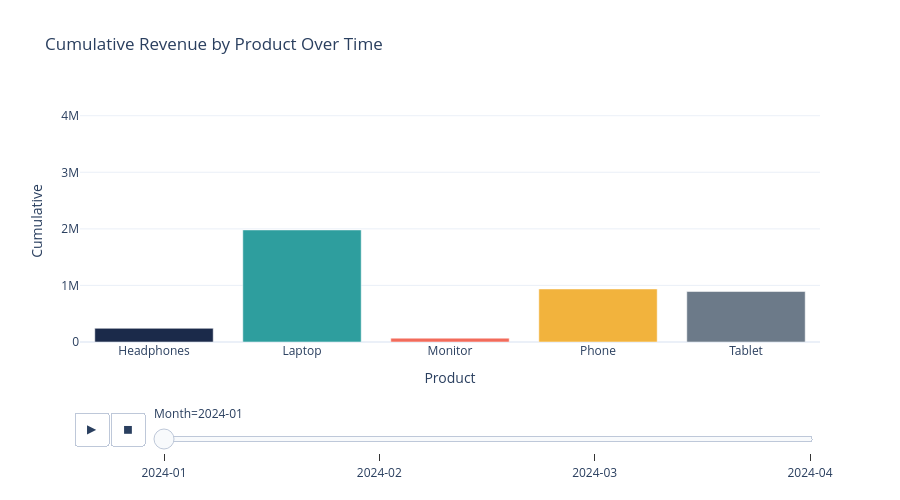

Notebook code for this chart:
### Markdown cell above
## Day 5 — Interactive Visualizations (Plotly)
Add hover tooltips and an animation: cumulative revenue by product, month over month.

### Code cell
import plotly.express as px

monthly = df.groupby(["Month", "Product"], as_index=False)["Total_Sales"].sum().sort_values("Month")
monthly["Cumulative"] = monthly.groupby("Product")["Total_Sales"].cumsum()

fig = px.bar(monthly, x="Product", y="Cumulative", color="Product", color_discrete_map=PRODUCT_COLORS,
             animation_frame="Month", range_y=[0, monthly["Cumulative"].max() * 1.1],
             title="Cumulative Revenue by Product Over Time", template="plotly_white")
fig.update_layout(showlegend=False, height=500)
fig.show()

### Figure 1 — Plotly figure (JSON) as saved in the notebook; plotly's stock layout.template omitted (floating-point values rounded to 4 significant figures)
{"data": [{"hovertemplate": "Product=%{x}<br>Month=2024-01<br>Cumulative=%{y}<extra></extra>", "legendgroup": "Headphones", "marker": {"color": "#1B2A4A", "pattern": {"shape": ""}}, "name": "Headphones", "orientation": "v", "showlegend": true, "textposition": "auto", "type": "bar", "x": ["Headphones"], "xaxis": "x", "y": [241498], "yaxis": "y"}, {"hovertemplate": "Product=%{x}<br>Month=2024-01<br>Cumulative=%{y}<extra></extra>", "legendgroup": "Laptop", "marker": {"color": "#2E9E9E", "pattern": {"shape": ""}}, "name": "Laptop", "orientation": "v", "showlegend": true, "textposition": "auto", "type": "bar", "x": ["Laptop"], "xaxis": "x", "y": [1981281], "yaxis": "y"}, {"hovertemplate": "Product=%{x}<br>Month=2024-01<br>Cumulative=%{y}<extra></extra>", "legendgroup": "Monitor", "marker": {"color": "#F26B5B", "pattern": {"shape": ""}}, "name": "Monitor", "orientation": "v", "showlegend": true, "textposition": "auto", "type": "bar", "x": ["Monitor"], "xaxis": "x", "y": [67662], "yaxis": "y"}, {"hovertemplate": "Product=%{x}<br>Month=2024-01<br>Cumulative=%{y}<extra></extra>", "legendgroup": "Phone", "marker": {"color": "#F2B33D", "pattern": {"shape": ""}}, "name": "Phone", "orientation": "v", "showlegend": true, "textposition": "auto", "type": "bar", "x": ["Phone"], "xaxis": "x", "y": [937670], "yaxis": "y"}, {"hovertemplate": "Product=%{x}<br>Month=2024-01<br>Cumulative=%{y}<extra></extra>", "legendgroup": "Tablet", "marker": {"color": "#6C7A89", "pattern": {"shape": ""}}, "name": "Tablet", "orientation": "v", "showlegend": true, "textposition": "auto", "type": "bar", "x": ["Tablet"], "xaxis": "x", "y": [892413], "yaxis": "y"}], "layout": {"barmode": "relative", "height": 500, "legend": {"title": {"text": "Product"}, "tracegroupgap": 0}, "showlegend": false, "sliders": [{"active": 0, "currentvalue": {"prefix": "Month="}, "len": 0.9, "pad": {"b": 10, "t": 60}, "steps": [{"args": [["2024-01"], {"frame": {"duration": 0, "redraw": true}, "fromcurrent": true, "mode": "immediate", "transition": {"duration": 0, "easing": "linear"}}], "label": "2024-01", "method": "animate"}, {"args": [["2024-02"], {"frame": {"duration": 0, "redraw": true}, "fromcurrent": true, "mode": "immediate", "transition": {"duration": 0, "easing": "linear"}}], "label": "2024-02", "method": "animate"}, {"args": [["2024-03"], {"frame": {"duration": 0, "redraw": true}, "fromcurrent": true, "mode": "immediate", "transition": {"duration": 0, "easing": "linear"}}], "label": "2024-03", "method": "animate"}, {"args": [["2024-04"], {"frame": {"duration": 0, "redraw": true}, "fromcurrent": true, "mode": "immediate", "transition": {"duration": 0, "easing": "linear"}}], "label": "2024-04", "method": "animate"}], "x": 0.1, "xanchor": "left", "y": 0, "yanchor": "top"}], "title": {"text": "Cumulative Revenue by Product Over Time"}, "updatemenus": [{"buttons": [{"args": [null, {"frame": {"duration": 500, "redraw": true}, "fromcurrent": true, "mode": "immediate", "transition": {"duration": 500, "easing": "linear"}}], "label": "&#9654;", "method": "animate"}, {"args": [[null], {"frame": {"duration": 0, "redraw": true}, "fromcurrent": true, "mode": "immediate", "transition": {"duration": 0, "easing": "linear"}}], "label": "&#9724;", "method": "animate"}], "direction": "left", "pad": {"r": 10, "t": 70}, "showactive": false, "type": "buttons", "x": 0.1, "xanchor": "right", "y": 0, "yanchor": "top"}], "xaxis": {"anchor": "y", "categoryarray": ["Headphones", "Laptop", "Monitor", "Phone", "Tablet"], "categoryorder": "array", "domain": [0, 1], "title": {"text": "Product"}}, "yaxis": {"anchor": "x", "domain": [0, 1], "range": [0, 4278131], "title": {"text": "Cumulative"}}}}
